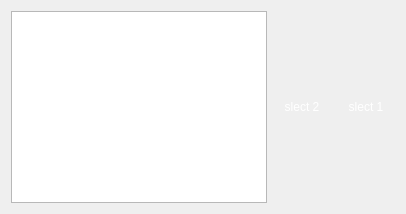
     <widget class="QWidget" name="tab_2">
      <attribute name="icon">
       <iconset resource="../res/resources.qrc">
        <normaloff>:/icons/s6.png</normaloff>:/icons/s6.png</iconset>
      </attribute>
      <attribute name="title">
       <string/>
      </attribute>
      <layout class="QHBoxLayout" name="horizontalLayout_2">
       <item>
        <widget class="QTableView" name="tableView"/>
       </item>
       <item>
        <widget class="QPushButton" name="pushButton_6">
         <property name="styleSheet">
          <string notr="true">QPushButton{  
   min-width:50px;  
   min-height:32px;  
}  
QPushButton{  
color:rgb(255, 255, 255);  
min-height:20;  
border-style:solid;  
border-top-left-radius:2px;  
border-top-right-radius:2px;  
background: qlineargradient(x1: 0, y1: 0, x2: 0, y2: 1, stop:0 rgb(226,236,241),   
                            stop: 0.3 rgb(160,160,160),  
                              stop: 1 rgb(140,140,140));  
border:1px;  
border-radius:5px;padding:2px 4px;/*border-radius控制圆角大小*/  
}  
QPushButton:hover{  /*鼠标放上后*/  
color:rgb(255, 255, 255);  
min-height:20;  
border-style:solid;  
border-top-left-radius:2px;  
border-top-right-radius:2px;  
background: qlineargradient(x1: 0, y1: 0, x2: 0, y2: 1, stop:0 rgb(226,236,241),   
                            stop: 0.3 rgb(160,160,160),  
                              stop: 1 rgb(120,120,120));  
border:1px;  
border-radius:5px;padding:2px 4px;  
}  
QPushButton:pressed{ /*按下按钮后*/  
color:rgb(255, 255, 255);  
min-height:20;  
border-style:solid;  
border-top-left-radius:2px;  
border-top-right-radius:2px;  
background: qlineargradient(x1: 0, y1: 0, x2: 0, y2: 1, stop:0 rgb(226,236,241),   
                            stop: 0.3 rgb(190,190,190),  
                              stop: 1 rgb(160,160,160));  
border:1px;  
border-radius:5px;padding:2px 4px;  
}  
QPushButton:checked{    /*选中后*/  
color:rgb(255, 255, 255);  
min-height:20;  
border-style:solid;  
border-top-left-radius:2px;  
border-top-right-radius:2px;  
background: qlineargradient(x1: 0, y1: 0, x2: 0, y2: 1, stop:0 rgb(226,236,241),   
                            stop: 0.3 rgb(190,190,190),  
                              stop: 1 rgb(160,160,160));  
border:1px;  
border-radius:5px;padding:2px 4px;  
}  </string>
         </property>
         <property name="text">
          <string>slect 2</string>
         </property>
        </widget>
       </item>
       <item>
        <widget class="QPushButton" name="pushButton_4">
         <property name="styleSheet">
          <string notr="true">QPushButton{  
   min-width:50px;  
   min-height:32px;  
}  
QPushButton{  
color:rgb(255, 255, 255);  
min-height:20;  
border-style:solid;  
border-top-left-radius:2px;  
border-top-right-radius:2px;  
background: qlineargradient(x1: 0, y1: 0, x2: 0, y2: 1, stop:0 rgb(226,236,241),   
                            stop: 0.3 rgb(160,160,160),  
                              stop: 1 rgb(140,140,140));  
border:1px;  
border-radius:5px;padding:2px 4px;/*border-radius控制圆角大小*/  
}  
QPushButton:hover{  /*鼠标放上后*/  
color:rgb(255, 255, 255);  
min-height:20;  
border-style:solid;  
border-top-left-radius:2px;  
border-top-right-radius:2px;  
background: qlineargradient(x1: 0, y1: 0, x2: 0, y2: 1, stop:0 rgb(226,236,241),   
                            stop: 0.3 rgb(160,160,160),  
                              stop: 1 rgb(120,120,120));  
border:1px;  
border-radius:5px;padding:2px 4px;  
}  
QPushButton:pressed{ /*按下按钮后*/  
color:rgb(255, 255, 255);  
min-height:20;  
border-style:solid;  
border-top-left-radius:2px;  
border-top-right-radius:2px;  
background: qlineargradient(x1: 0, y1: 0, x2: 0, y2: 1, stop:0 rgb(226,236,241),   
                            stop: 0.3 rgb(190,190,190),  
                              stop: 1 rgb(160,160,160));  
border:1px;  
border-radius:5px;padding:2px 4px;  
}  
QPushButton:checked{    /*选中后*/  
color:rgb(255, 255, 255);  
min-height:20;  
border-style:solid;  
border-top-left-radius:2px;  
border-top-right-radius:2px;  
background: qlineargradient(x1: 0, y1: 0, x2: 0, y2: 1, stop:0 rgb(226,236,241),   
                            stop: 0.3 rgb(190,190,190),  
                              stop: 1 rgb(160,160,160));  
border:1px;  
border-radius:5px;padding:2px 4px;  
}  </string>
         </property>
         <property name="text">
          <string>slect 1</string>
         </property>
        </widget>
       </item>
      </layout>
     </widget>
